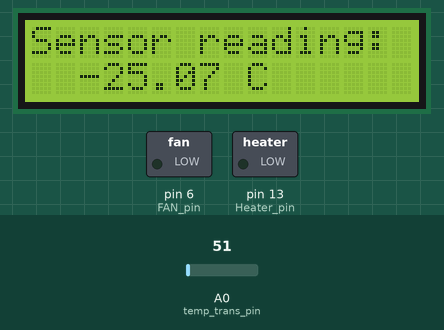
This sketch was run on a simulated Arduino Uno, built with avr-gcc and run on an emulated ATmega328P. On the bench: 16×2 character LCD, switched loads named in the sketch (green lamp = pin HIGH). The inputs (shaded band) are chosen by the test bench; at power-on: A0 (temp_trans_pin) = 51.

Above: at 3.2 s.
3.3 s: A0 (temp_trans_pin) set to 137
At 10.5 s:
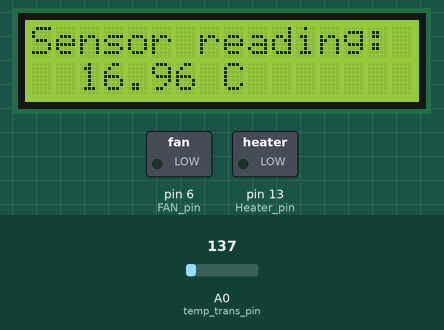
15.5 s: A0 (temp_trans_pin) set to 149
At 18.9 s:
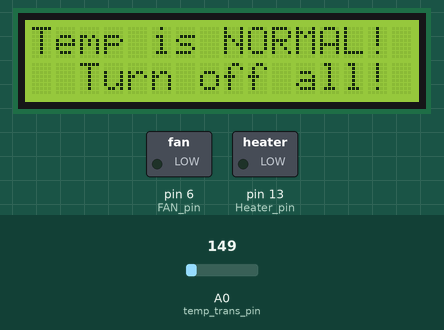
27.6 s: A0 (temp_trans_pin) set to 163
At 31.4 s:
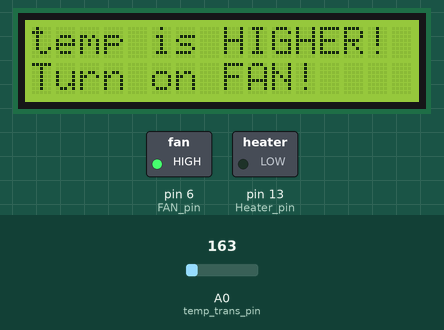
Timing chart, 0 to 45.7 s (numbered marks = the images above; inputs shaded):
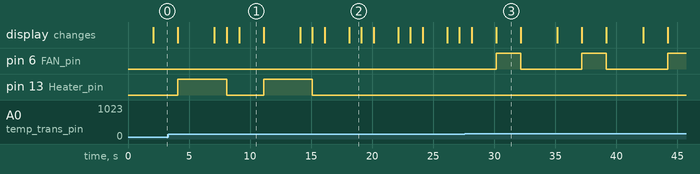

The sketch:

_automatic_room_temperature_controller1.ino
```cpp
 // Declare/assign Arduino IO-pins

  const int temp_trans_pin = A0, Heater_pin = 13, FAN_pin = 6;
 /*FAN_pin: here I used DC motor in stead of FAN because
  I couldn't find the symbol for it. Similarly,for the
   Heater (Heater_pin), I used LED.*/

// Set the range of the desired temperature

   float MinTemp = 20, MaxTemp = 25;/*Room temperature is [20,25] degree C */

// Include the LCD library code

  #include <LiquidCrystal.h>

 // Initialize the library with the numbers of the interface pins

  LiquidCrystal LCD(12, 11, 5, 4, 3, 2);

  void setup() {

  // System initialization

    LCD.begin(16, 2);
    pinMode(Heater_pin, OUTPUT);//LED in our case
    pinMode(FAN_pin, OUTPUT);

  // Display the desired range of temperature

    LCD.print("Room temp(C):");
    LCD.setCursor(2,1);
    LCD.print(MinTemp); LCD.print("-");LCD.print(MaxTemp);

    delay(2000);
 }

 void loop() {

   float Eqv_volt, SensorTemp;

 // Read voltage and convert to temperature (Celsius)

   Eqv_volt = analogRead(temp_trans_pin) * 5.0 / 1023;
   SensorTemp = 100.0 * Eqv_volt-50.0;

  // Display the sensor reading

    LCD.clear();
    LCD.print("Sensor reading:");
    LCD.setCursor(2,1);
    LCD.print(SensorTemp); LCD.print(" C");

    delay(2000);

 /*Compare the sensor reading with the range of
  acceptable temperatures*/

   if(SensorTemp > MaxTemp){
      LCD.clear();
      LCD.print("temp is HIGHER!");//higher than the max

      /*Turn on FAN (dc motor)! to regulate the temp.
       Increase FAN speed at a slow rate*/

      LCD.setCursor(0, 1);LCD.print("Turn on FAN!");
      for( int i = 0; i <= 255; i++ ) {
        analogWrite(FAN_pin, i);
       }
       delay(2000);

       LCD.clear();
       LCD.print("Now temp is OK!");
       LCD.setCursor(0, 1);
       LCD.print("Turn off FAN!");

  // Turn off FAN slowly
       for( int i = 255; i >= 0; i-- ) {
        analogWrite(FAN_pin, i);
       }
        delay(2000);
       }
  else if(SensorTemp < MinTemp){
      LCD.clear();
      LCD.print("temp is LOWER!");//Less than the mini
      LCD.setCursor(0, 1);
      LCD.print("Turn on HEATER!");

     //Turn the heater ON, LED in our case

      digitalWrite(Heater_pin, HIGH);

      delay(3000);

      LCD.clear();
      LCD.print("Now temp is OK!");
      LCD.setCursor(0, 1);
      LCD.print("Turn off HEATER!");

      delay(1000);

      digitalWrite(Heater_pin, LOW);
      LCD.clear();
      }
  else if(SensorTemp > MinTemp && SensorTemp < MaxTemp){/*Now temperature is perfect.
       That is,it is in the desired range. Hence no need of changes!!*/
      LCD.clear();
      LCD.print("Temp is NORMAL!");LCD.setCursor(2,1);
      LCD.print("Turn off all!");

      delay(1000);
      LCD.clear();
   }
  else {
      LCD.clear();
      LCD.print("Something went");
      LCD.setCursor(2,1); LCD.print("WRONG in the ckt");
      delay(1000);
      LCD.clear();
    }
    delay(1000);
   } 
```

Measured:
- the behaviour switches between 143 and 144 on A0 (temp_trans_pin) (found by bisection; images 1 and 2)
- after the input at 15.5 s, pin 13 (Heater_pin): stays LOW (without the input it goes to HIGH after 2.6 s)
- after the input at 27.6 s, pin 6 (FAN_pin): alternates HIGH for 2.0 s and LOW for 5.0 s, starting after 2.6 s
- by itself, pin 13 (Heater_pin): alternates HIGH for 4.0 s and LOW for 3.0 s
- what the display in image 1 shows lasts 2.0 s, from 9.1 s to 11.1 s
- what the display in image 2 shows lasts 1.0 s, from 18.1 s to 19.1 s
